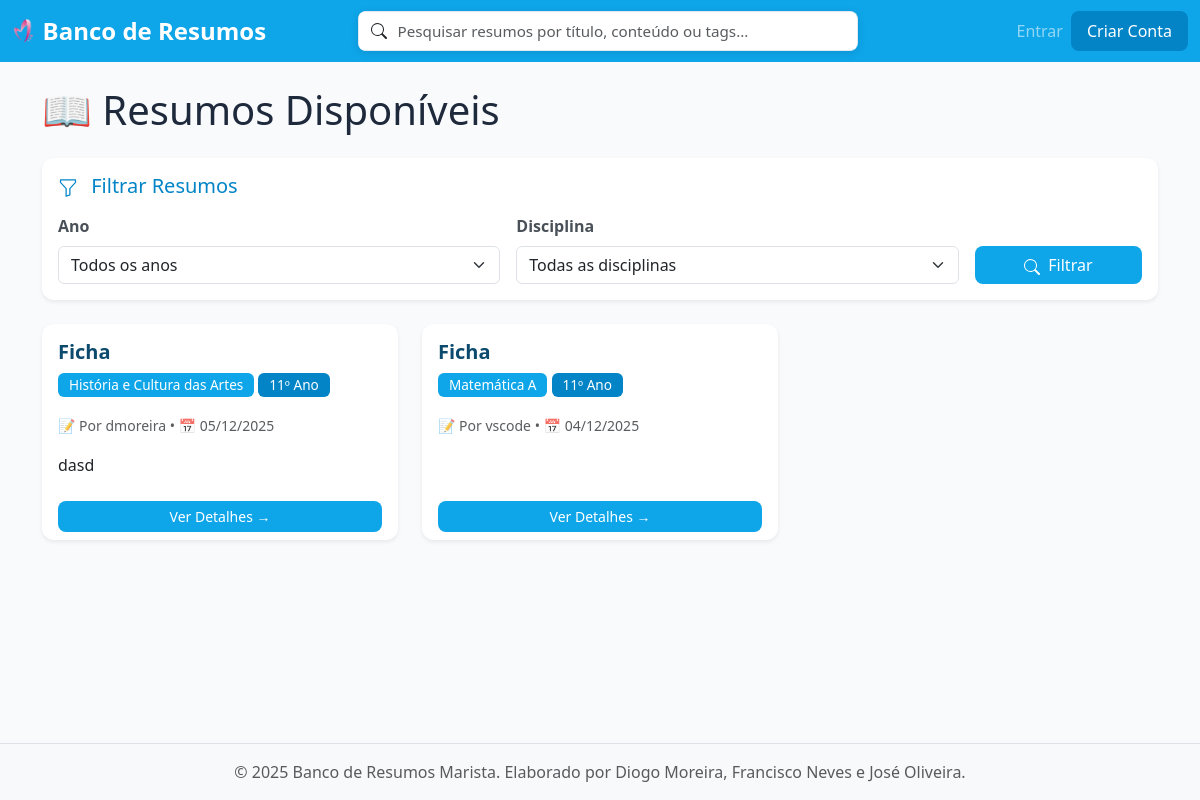
The app's page /, older data.
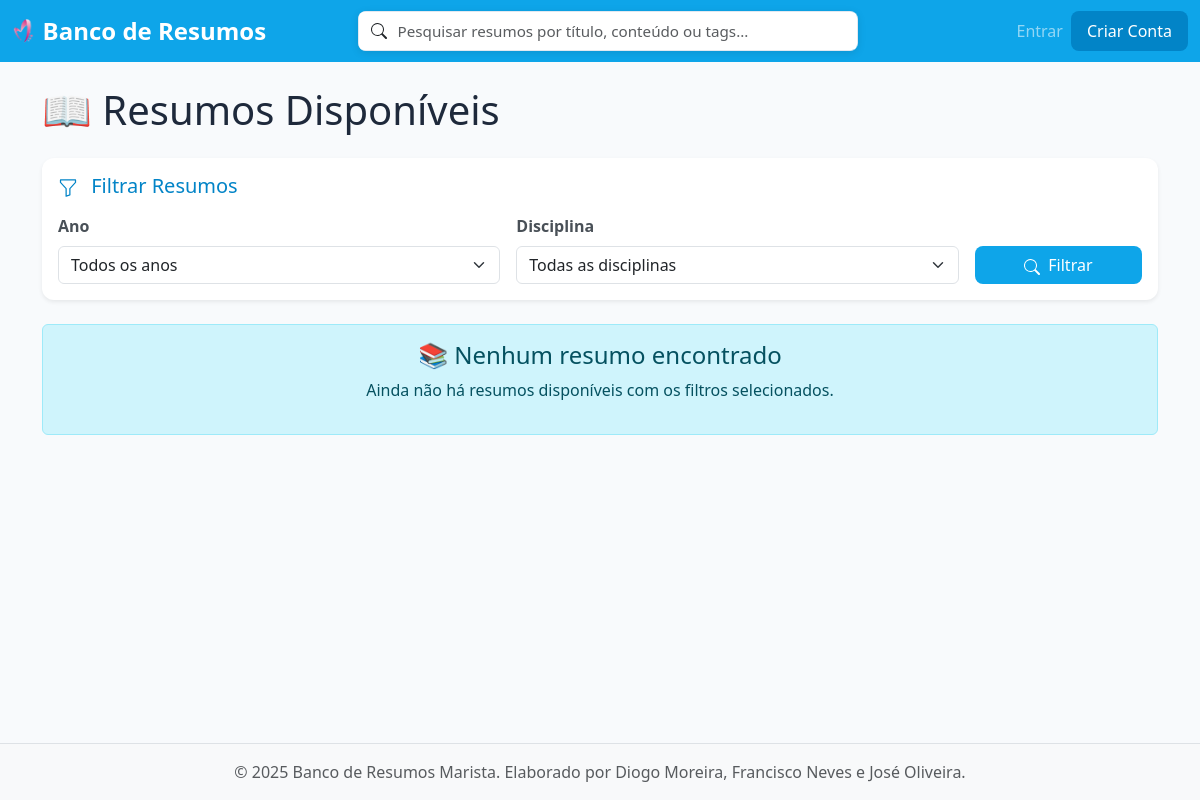
The same page, newer data.
### resumos/models.py (models this page shows, shortened)
class Resumo(models.Model):
    titulo = models.CharField(max_length=200)
    conteudo = models.TextField()
    disciplina = models.ForeignKey(
        Disciplina, on_delete=models.CASCADE, related_name='resumos')
    ano = models.ForeignKey(
        Ano, on_delete=models.CASCADE, related_name='resumos')
    autor = models.ForeignKey(
        User, on_delete=models.CASCADE, related_name='resumos')
    data_criacao = models.DateTimeField(auto_now_add=True)
    data_atualizacao = models.DateTimeField(auto_now=True)
    ficheiro = models.FileField(upload_to='resumos/')
    tags = models.ManyToManyField(Tag, related_name='resumos', blank=True)
    class Meta:
        verbose_name_plural = "Resumos"
        ordering = ['-data_criacao']

class Disciplina(models.Model):
    nome = models.CharField(max_length=100, unique=True)
    anos_disponiveis = models.ManyToManyField(
        Ano, related_name='disciplinas', blank=True)
    class Meta:
        verbose_name_plural = "Disciplinas"

class Ano(models.Model):
    numero = models.IntegerField(unique=True)  # 7, 8, 9, 10, 11, 12
    class Meta:
        verbose_name_plural = "Anos"
        ordering = ['numero']

### resumos/views.py (the view)
# urls.py: path('', views.lista_resumos, name='lista'),
def lista_resumos(request):
    resumos = Resumo.objects.all()
    disciplinas = Disciplina.objects.all()
    anos = Ano.objects.all()
    disciplina_id = request.GET.get('disciplina')
    ano_id = request.GET.get('ano')
    search_query = request.GET.get('search')
    if ano_id:
        resumos = resumos.filter(ano_id=ano_id)
        disciplinas_com_ano = disciplinas.filter(anos_disponiveis__id=ano_id)
        disciplinas_sem_ano = disciplinas.filter(anos_disponiveis__isnull=True)
        disciplinas = (disciplinas_com_ano | disciplinas_sem_ano).distinct()
    if disciplina_id:
        resumos = resumos.filter(disciplina_id=disciplina_id)
    if search_query:
        resumos = resumos.filter(
            Q(titulo__icontains=search_query) |
            Q(conteudo__icontains=search_query) |
            Q(tags__nome__icontains=search_query)
        ).distinct()
    context = {
        'resumos': resumos,
        'disciplinas': disciplinas,
        'anos': anos,
        'selected_ano': ano_id,
        'selected_disciplina': disciplina_id,
        'search_query': search_query or '',
    }
    return render(request, 'resumos/lista.html', context)

### resumos/templates/resumos/lista.html (shortened to what this page needs)
{% extends 'resumos/base.html' %}
{% block content %}
<div class="row">
    <div class="col-12">
        <h1 class="mb-4">📖 Resumos Disponíveis</h1>
    </div>
</div>
<div class="row mb-4">
    <div class="col-12">
        <div class="card shadow-sm" style="border-radius: 12px; overflow: hidden;">
            <div class="card-body">
                <h5 class="card-title mb-3" style="color: #0284c7;">
                    Filtrar Resumos
                </h5>
                <form method="get" class="row g-3" id="filterForm">
                    <div class="col-md-5">
                        <label for="ano" class="form-label fw-semibold">Ano</label>
                        <select name="ano" id="ano" class="form-select">
                            <option value="">Todos os anos</option>
                        </select>
                    </div>
                    <div class="col-md-5">
                        <label for="disciplina" class="form-label fw-semibold">Disciplina</label>
                        <select name="disciplina" id="disciplina" class="form-select">
                            <option value="">Todas as disciplinas</option>
                        </select>
                    </div>
                    <div class="col-md-2 d-flex align-items-end">
                        <button type="submit" class="btn w-100" style="background-color: #0ea5e9; color: white;">
                            Filtrar
                        </button>
                    </div>
                </form>
            </div>
        </div>
    </div>
</div>
<div class="row">
    {% if resumos %}
        {% for resumo in resumos %}
        <div class="col-md-6 col-lg-4 mb-4">
            <div class="card h-100 shadow-sm hover-card" style="border-radius: 12px; overflow: hidden;">
                <div class="card-body">
                    <h5 class="card-title fw-bold" style="color: #0c4a6e;">{{ resumo.titulo }}</h5>
                    <p class="card-text mb-3">
                        <span class="badge" style="background-color: #0ea5e9;">{{ resumo.disciplina.nome }}</span>
                        <span class="badge" style="background-color: #0284c7;">{{ resumo.ano.numero }}º Ano</span>
                    </p>
                    <p class="card-text text-muted">
                        <small>📝 Por {{ resumo.autor.username }} • 📅 {{ resumo.data_criacao|date:"d/m/Y" }}</small>
                    </p>
                    <p class="card-text">{{ resumo.conteudo|truncatewords:20 }}</p>
                </div>
                <div class="card-footer bg-transparent border-0">
                    <a href="{% url 'resumos:detalhe' resumo.pk %}" class="btn btn-sm w-100" style="background-color: #0ea5e9; color: white;">
                        Ver Detalhes →
                    </a>
                </div>
            </div>
        </div>
        {% endfor %}
    {% else %}
        <div class="col-12">
            <div class="alert alert-info text-center" role="alert">
                <h4 class="alert-heading">📚 Nenhum resumo encontrado</h4>
                <p>Ainda não há resumos disponíveis com os filtros selecionados.</p>
            </div>
        </div>
    {% endif %}
</div>
{% endblock %}

### resumos/templates/resumos/base.html (shortened to what this page needs)
{% load static %}
<!DOCTYPE html>
<html lang="pt">
<head>
    <link href="https://cdn.jsdelivr.net/npm/bootstrap@5.3.0/dist/css/bootstrap.min.css" rel="stylesheet">
    <link rel="stylesheet" href="{% static 'resumos/css/style.css' %}">
</head>
<body>
    <nav class="navbar navbar-expand-lg navbar-dark" style="background-color: #0ea5e9;">
        <div class="container-fluid">
            <a class="navbar-brand d-flex align-items-center" href="{% url 'resumos:lista' %}">
                <img src="{% static 'resumos/images/marista-logo.png' %}" alt="Banco de Resumos" class="navbar-logo me-2" style="height:24px; width:auto; object-fit:contain;">
                <span class="fs-4 fw-bold">Banco de Resumos</span>
            </a>
            <div class="collapse navbar-collapse" id="navbarNav">
                <form method="get" action="{% url 'resumos:lista' %}" class="d-flex mx-auto search-form" style="max-width: 500px; width: 100%;">
                    <div class="input-group">
                        <span class="input-group-text bg-white border-end-0">
                        </span>
                        <input
                            type="search"
                            name="search"
                            class="form-control border-start-0 ps-0"
                            placeholder="Pesquisar resumos por título, conteúdo ou tags..."
                            value="{{ request.GET.search }}"
                            aria-label="Pesquisar">
                    </div>
                </form>
                <ul class="navbar-nav ms-auto">
                    {% if user.is_authenticated %}
                    <li class="nav-item">
                        <a class="nav-link" href="{% url 'resumos:criar' %}"> + Adicionar Resumo</a>
                    </li>
                    <li class="nav-item">
                        <span class="nav-link"> Olá, {{ user.username }}</span>
                    </li>
                    <li class="nav-item">
                        <form method="post" action="{% url 'logout' %}" style="display: inline;">
                            {% csrf_token %}
                            <button type="submit" class="nav-link btn btn-link" style="border: none; background: none; cursor: pointer;">
                                Sair
                            </button>
                        </form>
                    </li>
                    {% else %}
                    <li class="nav-item">
                        <a class="nav-link" href="{% url 'login' %}">Entrar</a>
                    </li>
                    <li class="nav-item">
                        <a class="nav-link btn text-white px-3" style="background-color: #0284c7;" href="{% url 'resumos:signup' %}">Criar Conta</a>
                    </li>
                    {% endif %}
                </ul>
            </div>
        </div>
    </nav>
    <main class="container my-4">
        {% block content %}
        {% endblock %}
    </main>
    <footer class="bg-light text-center text-muted py-3 mt-5">
        <div class="container">
            <p class="mb-0">&copy; 2025 Banco de Resumos Marista. Elaborado por Diogo Moreira, Francisco Neves e José Oliveira.</p>
        </div>
    </footer>
</body>
</html>

### resumos/static/resumos/css/style.css (style rules this page uses)
:root { --primary-50: #f0f9ff; --primary-100: #e0f2fe; --primary-200: #bae6fd; --primary-300: #7dd3fc; --primary-400: #38bdf8; --primary-500: #0ea5e9; --primary-600: #0284c7; --primary-700: #0369a1; --primary-800: #075985; --primary-900: #0c4a6e; --primary-950: #082f49; --primary-color: var(--primary-500); --primary-dark: var(--primary-700); --primary-light: var(--primary-300); --secondary-color: #6c757d; --success-color: #10b981; --danger-color: #ef4444; --warning-color: #f59e0b; --bg-color: #f8fafc; --card-bg: #ffffff; --text-color: #1e293b; --text-muted: #64748b; --border-color: #e2e8f0; }
body { font-family: 'Segoe UI', Tahoma, Geneva, Verdana, sans-serif; background-color: var(--bg-color); color: var(--text-color); min-height: 100vh; display: flex; flex-direction: column; transition: background-color 0.3s ease, color 0.3s ease; }
main { flex: 1; }
.navbar-brand { display: inline-flex; align-items: center; font-weight: bold; font-size: 1.2rem; }
.navbar-brand .navbar-logo { height: 24px; max-height: 28px; width: auto; display: inline-block; border-radius: 6px; object-fit: contain; }
.search-form .input-group { box-shadow: 0 2px 8px rgba(0, 0, 0, 0.1); border-radius: 8px; overflow: hidden; }
.search-form .input-group-text { border: 1px solid #e2e8f0; padding: 0.5rem 0.75rem; }
.search-form .form-control { border: 1px solid #e2e8f0; padding: 0.5rem 0.75rem; font-size: 0.95rem; }
.card { transition: transform 0.2s ease-in-out, box-shadow 0.2s ease-in-out; border: none; border-radius: 12px; box-shadow: 0 1px 3px rgba(0, 0, 0, 0.1); }
.btn { transition: all 0.2s; border-radius: 8px; }
footer { margin-top: auto; background-color: #f8f9fa; border-top: 1px solid #dee2e6; }
.form-label { font-weight: 600; color: #495057; }

Row changes from the older to the newer data that the page shows:
removed Resumo: titulo "Ficha", disciplina.nome "História e Cultura das Artes", ano.numero "11", autor.username "dmoreira", data_criacao "05/12/2025", conteudo "dasd"
removed Resumo: titulo "Ficha", disciplina.nome "Matemática A", ano.numero "11", autor.username "vscode", data_criacao "04/12/2025"
Text that changed along with them:
text now shown: "📚 Nenhum resumo encontrado Ainda não há resumos disponíveis com os filtros selecionados."
